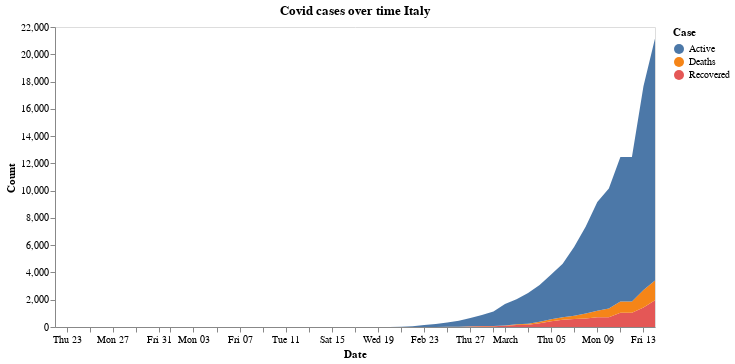

The notebook cell this image was saved under:
### Markdown cell above
### Cases in Italy

### Code cell
cases_over_time('Italy')

### Figure 1 — Vega-Lite specification as saved in the notebook (floating-point values rounded to 4 significant figures; data arrays with more than 128 entries replaced by an {"elided": "..."} marker saying what was removed)
{"config": {"view": {"continuousWidth": 400, "continuousHeight": 300}, "axis": {"grid": false}}, "data": {"name": "data-865d86df0b99428d22ea2fdc26a52334"}, "mark": "area", "encoding": {"color": {"type": "nominal", "field": "Case"}, "x": {"type": "temporal", "field": "Date"}, "y": {"type": "quantitative", "field": "Count"}}, "title": "Covid cases over time Italy", "width": 600, "$schema": "https://vega.github.io/schema/vega-lite/v4.0.2.json", "datasets": {"data-865d86df0b99428d22ea2fdc26a52334": {"elided": "159 records"}}}
